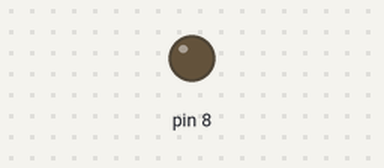
The sketch below on a simulated Arduino Uno, built with avr-gcc and run on an emulated ATmega328P. Parts: output pins drawn as LEDs (lit = HIGH).

Above: at 6.4 s.
At 25.6 s:
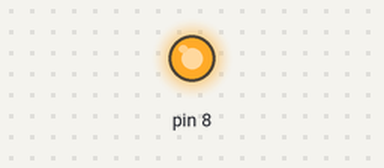
Timing chart, 0 to 66.6 s (numbered marks = the images above):
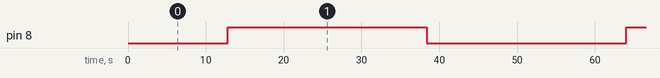

The sketch:

01c.ino
```cpp
void setup()
{
    pinMode(8, OUTPUT);
}
void loop()
{
    for (int i = 0; i <= 255; i++)
    {
        analogWrite(8, i);
        delay(100);
    }
    for (int i = 255; i >= 0; i--)
    {
        analogWrite(8, i);
        delay(100);
    }
}
```

Measured:
- by itself, pin 8: alternates HIGH for 25.6 s and LOW for 25.6 s
